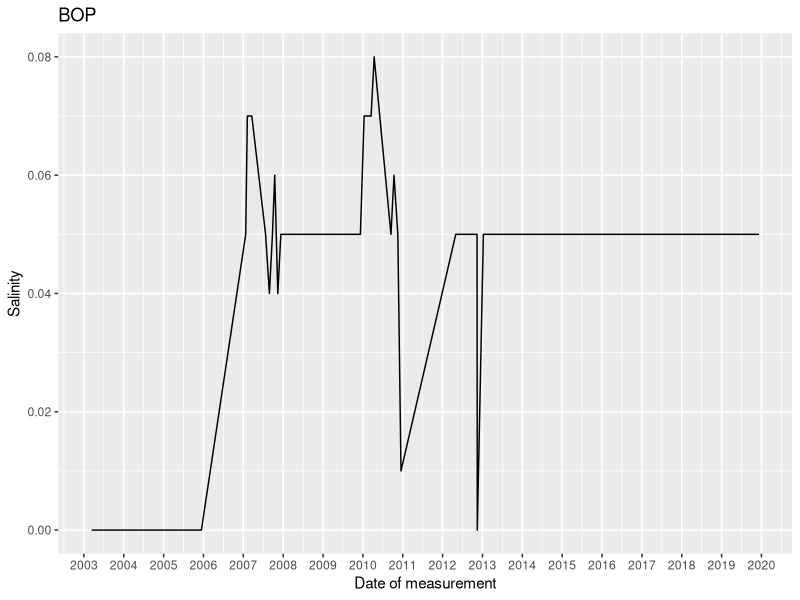
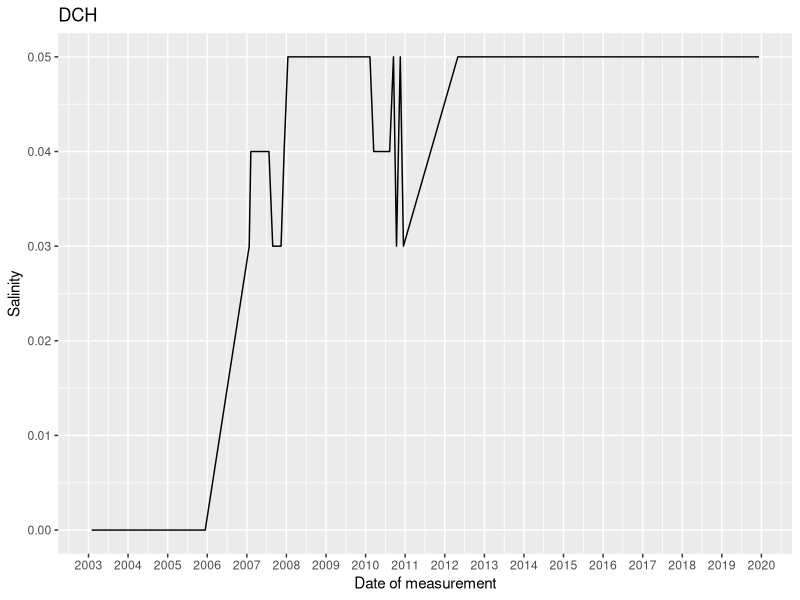
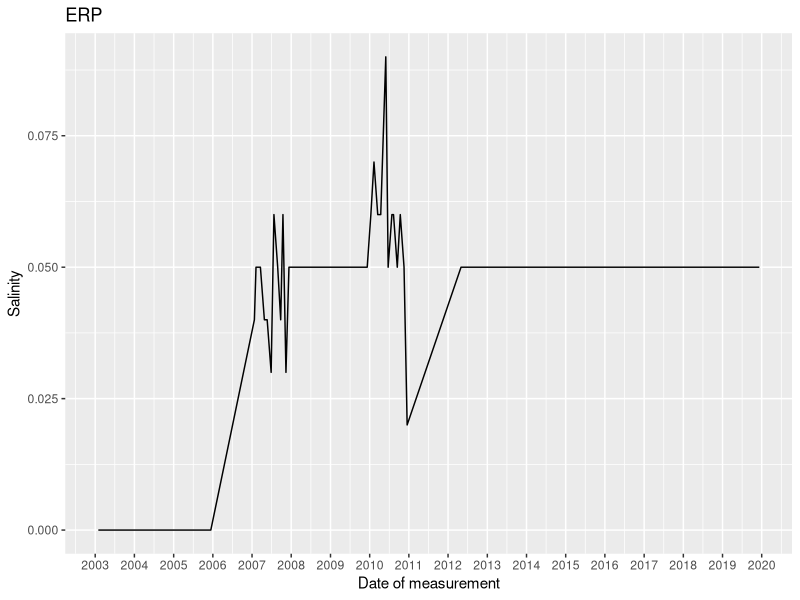
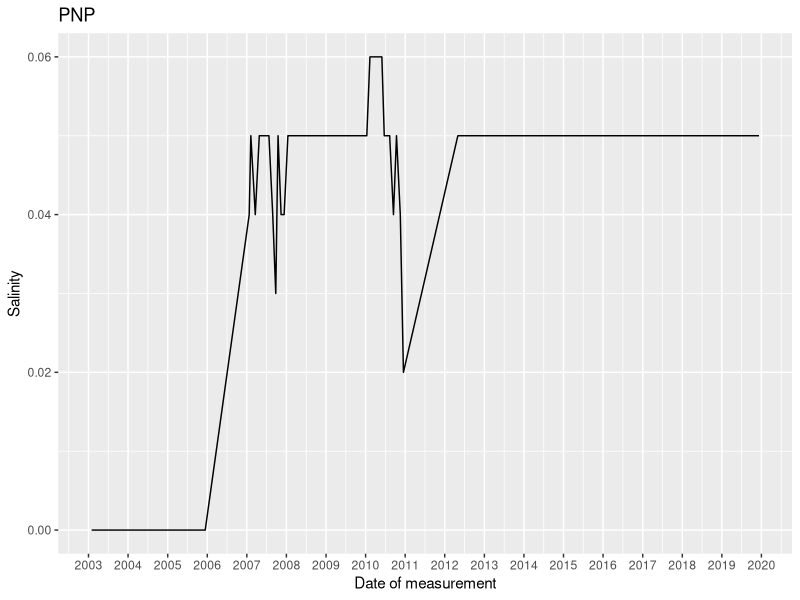
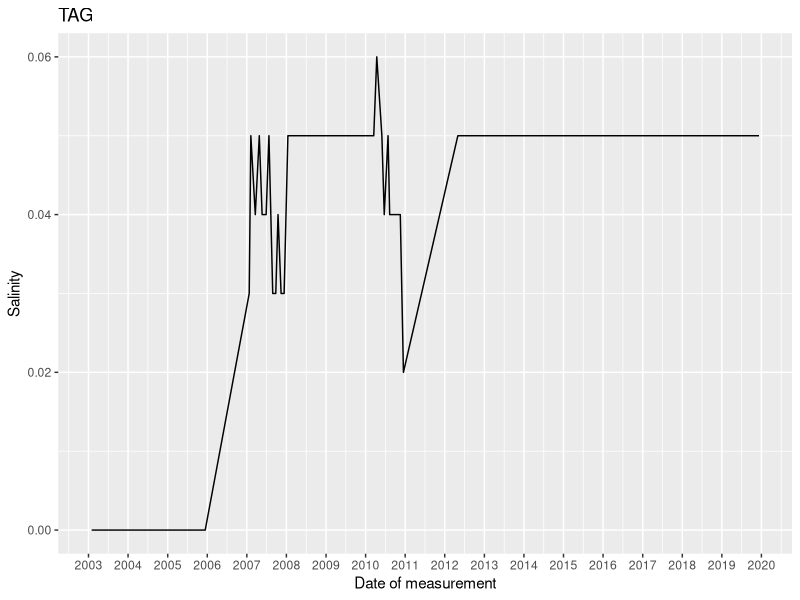
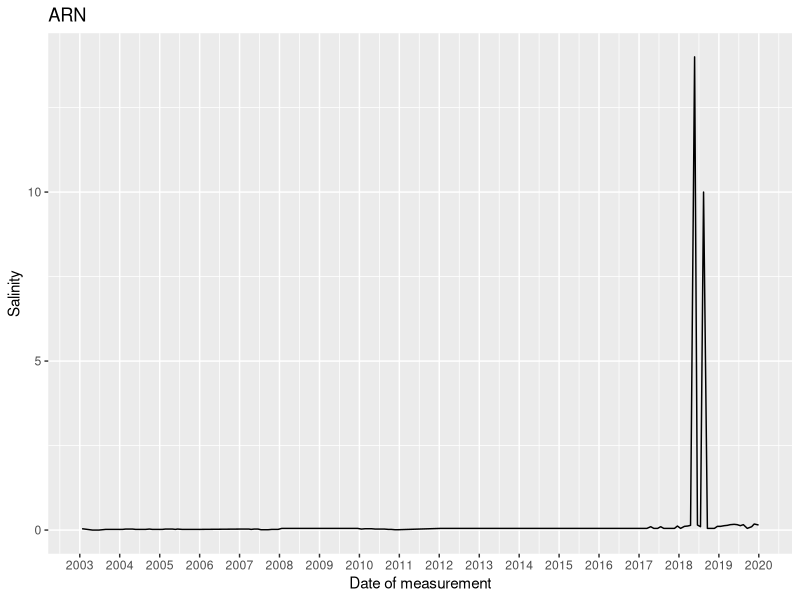
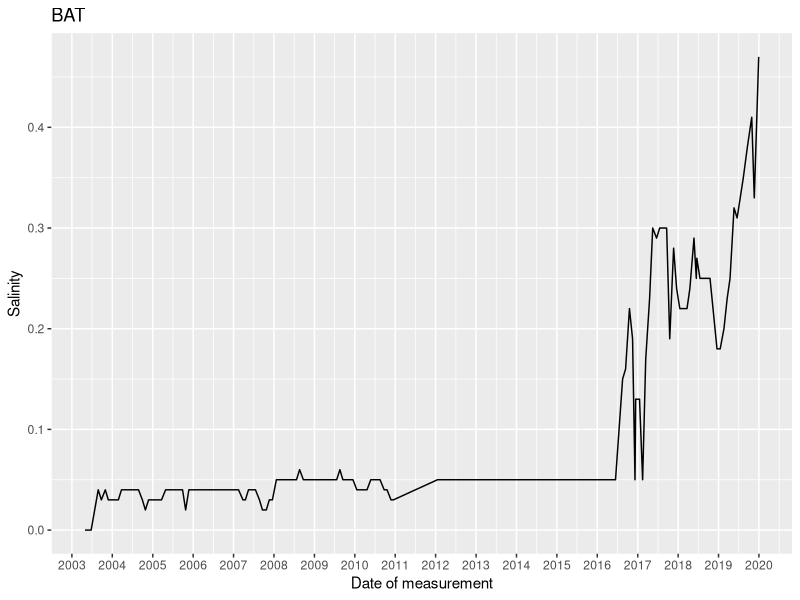
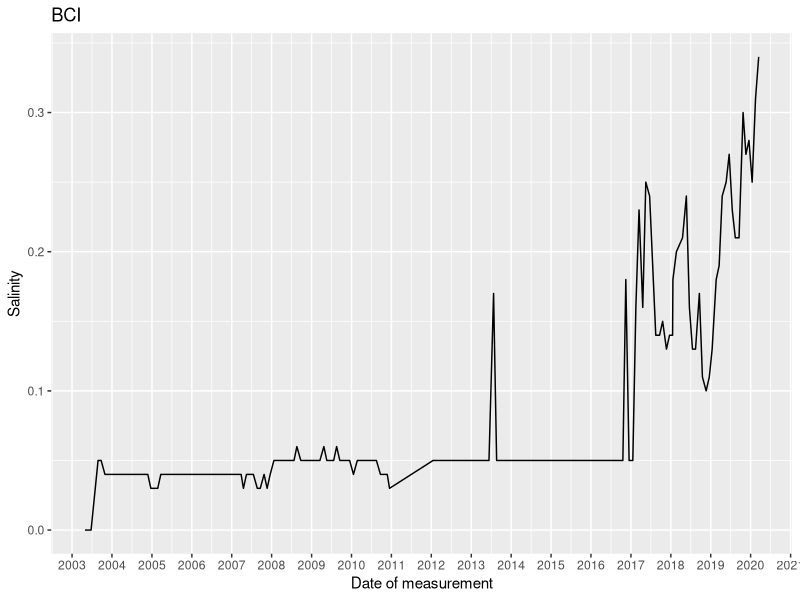

The R script that drew these images, in order: (Note: this script raises an error after producing the figures.)
#Predicting Salinity Diffusion Patterns in the Panama Canal
#Ana Avila, 2021 (ana.avila@mail.mcgill.ca)

setwd("/Users/anavitorino/Desktop/Salinity")


#----------------
#  Loading libraries
#----------------

library('NLP')
library('ggplot2')
library('tidyverse')
library(lubridate)


#----------------
#  Importing Dataset
#----------------

salinity <- read.csv('ACP_salinity.csv')
stations <- read.csv('stations.csv')
salinity$date <- as.Date(salinity$date, "%d/%m/%Y")
salinity <- salinity[salinity$data >= 0, ]
salinity <- salinity[-c(5)]
names(stations)[3] <- "site"

salinity <- salinity[!is.na(salinity$date),]


for(count in 1:nrow(salinity)){
  if(format(as.Date(salinity$date[count]), format="%Y") == 7018){
    year(salinity$date[count]) <- 2018
  }
}

for(count in 1:nrow(salinity)){
  if(format(as.Date(salinity$date[count]), format="%Y") == 7009){
    year(salinity$date[count]) <- 2009
  }
}

for(count in 1:nrow(salinity)){
  if(format(as.Date(salinity$date[count]), format="%Y") == 7008){
    year(salinity$date[count]) <- 2008
  }
}

for(count in 1:nrow(salinity)){
  if(format(as.Date(salinity$date[count]), format="%Y") %in% c(3009,2099) ){
    year(salinity$date[count]) <- 2009
  }
}


salinity_site <- unique(salinity$site)
stations_site <- unique(stations$site)

#Stations missing position data:
missing_position <- salinity_site[!(salinity_site %in% stations_site)]

#Stations with salinity and position data:
with_position <- salinity_site[(salinity_site %in% stations_site)]


x_coord <- stations$UTM.X
y_coord <- stations$UTM.Y

#Changing index of station sites that have been mistyped:
salinity$site[salinity$site == "RC0"] <- "RCO"
salinity$site[salinity$site == "DC!"] <- "DC1"
salinity$site[salinity$site == "B0P"] <- "BOP"


#NOTE 1: The only station with salinity data, but not present in "stations' csv file is GUA (Isla Guacha). The only information it has is 0.00-0.05 salinity for 9 months in 2010. I could add that information, but I am not sure if the station was not included in the file for some valid reason out of my knowledge, so I made no changes to the original file.

#NOTE 2: BDI, CNA, LMA dont connect to the canal
  #HJ3 = HU3
  
  

lake <- list('TMH', 'MLR', 'TAS', 'BAT', 'ESC', 'RAI', 'ARN', 'TAC', 'HUM', 'BCI', 'DC1', 'TMR', 'M12', 'RAP', 'M5', 'M12', 'M2', 'RCO', 'LAT', 'TAR', 'TME')

lake_salinity <- salinity[salinity$site %in% (lake), ]
lake_stations <- stations[stations$site %in% (lake), ]

Alajuela <- list('TM4', 'TM3', 'TM2', 'TM1', 'CH9', 'TAG', 'PNP', 'ERP', 'BOP', 'DCH')

Alajuela_salinity <- salinity[salinity$site %in% (Alajuela), ]
Alajuela_stations <- stations[stations$site %in% (Alajuela), ]


Rivers <- list('CAN', 'CHR', 'RCQ', 'QAL', 'QIG', 'QLG', 'CAQ', 'CQA', 'RCN', 'BR1', 'CNT', 'PEL', 'CDL', 'CHI', 'IGU')

Rivers_salinity <- salinity[salinity$site %in% (Rivers), ]
Rivers_stations <- stations[stations$site %in% (Rivers), ]





#---------------

Shallow <- subset(salinity, depth=='Shallow')
Deep <- subset(salinity, depth=='Deep')
Depth <- subset(salinity, depth=='Depth')
na <- subset(salinity, depth=='n/a')


na_stations <- unique(na$site)
Depth_stations <- unique(Depth$site)

na_with_position <- c()

for (station in with_position){
  new <- subset(na, site == station)
  na_with_position <- rbind(na_with_position, new)
}


Deep$delta <- ave(Deep$data, Deep$site, FUN=function(x) c(0, diff(x)))

Shallow$delta <- ave(Shallow$data, Shallow$site, FUN=function(x) c(0, diff(x)))

na_with_position$delta <- ave(na_with_position$data, na_with_position$site, FUN=function(x) c(0, diff(x)))


save(Shallow,file="Shallow.csv")
save(Deep,file="Deep.csv")
save(na_with_position,file="NA.csv")




#Some stations had NA dates. removed from the dataframe.



#----------------
#  Plotting
#----------------

#Time series of salinity measured in Deep category
plot_list_Deep <- list()
count = 1
for (station in unique(Deep$site)) {
  station <- String(station)
  set <- subset(Deep, site==station)
  set$date <- as.Date(set$date, "%d/%m/%Y")
  p <- ggplot(set, aes(date, data)) + geom_line() + scale_x_date(date_breaks="1 year", date_labels="%Y")+
    labs(x="Date of measurement", y = "Salinity") + ggtitle(station)
  plot_list_Deep[[count]] = p
  count = count + 1
}

pdf("All_Stations_Deep.pdf")
plot_list_Deep
dev.off()



#map of Shallow salinity
plot_list_Shallow = list()
count = 1
for (station in unique(Shallow$site)) {
  station <- String(station)
  print(station)
  set <- subset(Shallow, site==station)
  set$date <- as.Date(set$date, "%d/%m/%Y")
  print(class(set$date))
  p <- ggplot(set, aes(date, data)) + geom_line() + scale_x_date(date_breaks="1 year", date_labels="%Y")+labs(x="Date of measurement", y = "Salinity") + ggtitle(station)
  plot_list_Shallow[[count]] = p
  count = count + 1
}

pdf("All_Stations_Shallow.pdf")
plot_list_Shallow
dev.off()


#map of all stations na
plot_list_na = list()
count = 1
for (station in unique(na_with_position$site)) {
  station <- String(station)
  print(station)
  set <- subset(na, site==station)
  set$date <- as.Date(set$date, "%d/%m/%Y")
  print((set$date))
  if (!is.na(set$date)){
    p <- ggplot(set, aes(date, data)) + geom_line() + scale_x_date(date_breaks="1 year", date_labels="%Y")+labs(x="Date of measurement", y = "Salinity") + ggtitle(station)
    plot_list_na[[count]] = p
    count = count + 1
  }
}

pdf("All_Stations_na.pdf")
plot_list_na
dev.off()



#finding max values

for (station in unique(Shallow$site)) {
  station <- String(station)
  print(station)
  set <- subset(Shallow, site==station)
  print(max(set$data))
}

for (station in unique(Deep$site)) {
  station <- String(station)
  print(station)
  set <- subset(Deep, site==station)
  set <- set[order(set$site),]
  print(max(set$data))
}


for (station in unique(na_with_position$site)) {
  station <- String(station)
  print(station)
  set <- subset(na_with_position, site==station)
  set <- set[order(set$site),]
  print(max(set$data))
}


#-----------------------  getting the instant change in salinity with relation to previous month


################## DEEP



#delta salt dataframe - deep
time_seq_deep <- seq(as.Date("01/01/2003",format = "%d/%m/%Y"),length.out = 204,by = "month")
time_seq_deep <- strftime(time_seq_deep, "%m/%Y")

delta_salt_deep <- data.frame(unique(Deep$site))

for (unique in time_seq_deep){
  delta_salt_deep[toString(unique)] <- NA
}




plot_list_deep_delta = list()
count = 1
for (station in unique(Deep$site)) {
  station <- String(station)
  print(station)
  set <- subset(Deep, site==station)
  set$date <- as.Date(set$date, "%d/%m/%Y")
  if (!is.na(set$date)){
    print(set$delta)
    p <- ggplot(set, aes(date, delta)) + scale_x_date(date_breaks="1 year", date_labels="%Y") + geom_line() + labs(x="Date of measurement", y = "Salinity") + ggtitle(station)
    plot_list_deep_delta[[count]] = p
  }
  count = count + 1
}

pdf("deep_delta.pdf")
plot_list_deep_delta
dev.off()



################## SHALLOW


plot_list_Shallow_delta = list()
count = 1
for (station in unique(Shallow$site)) {
  station <- String(station)
  print(station)
  set <- subset(Shallow, site==station)
  set$date <- as.Date(set$date, "%d/%m/%Y")
  if (!is.na(set$date)){
    print(set$delta)
    p <- ggplot(set, aes(date, delta)) + scale_x_date(date_breaks="1 year", date_labels="%Y") + geom_line() + labs(x="Date of measurement", y = "Salinity") + ggtitle(station)
    plot_list_Shallow_delta[[count]] = p
  }
  count = count + 1
}

pdf("shallow_delta.pdf")
plot_list_Shallow_delta
dev.off()


################## NA


plot_list_na_with_position_delta = list()
count = 1
for (station in unique(na_with_position$site)) {
  station <- String(station)
  print(station)
  set <- subset(na_with_position, site==station)
  set$date <- as.Date(set$date, "%d/%m/%Y")
  if (!is.na(set$date)){
    print(set$delta)
    p <- ggplot(set, aes(date, delta)) + scale_x_date(date_breaks="1 year", date_labels="%Y") + geom_line() + labs(x="Date of measurement", y = "Salinity") + ggtitle(station)
    plot_list_na_with_position_delta[[count]] = p
  }
  count = count + 1
}

pdf("na_delta.pdf")
plot_list_na_with_position_delta
dev.off()
